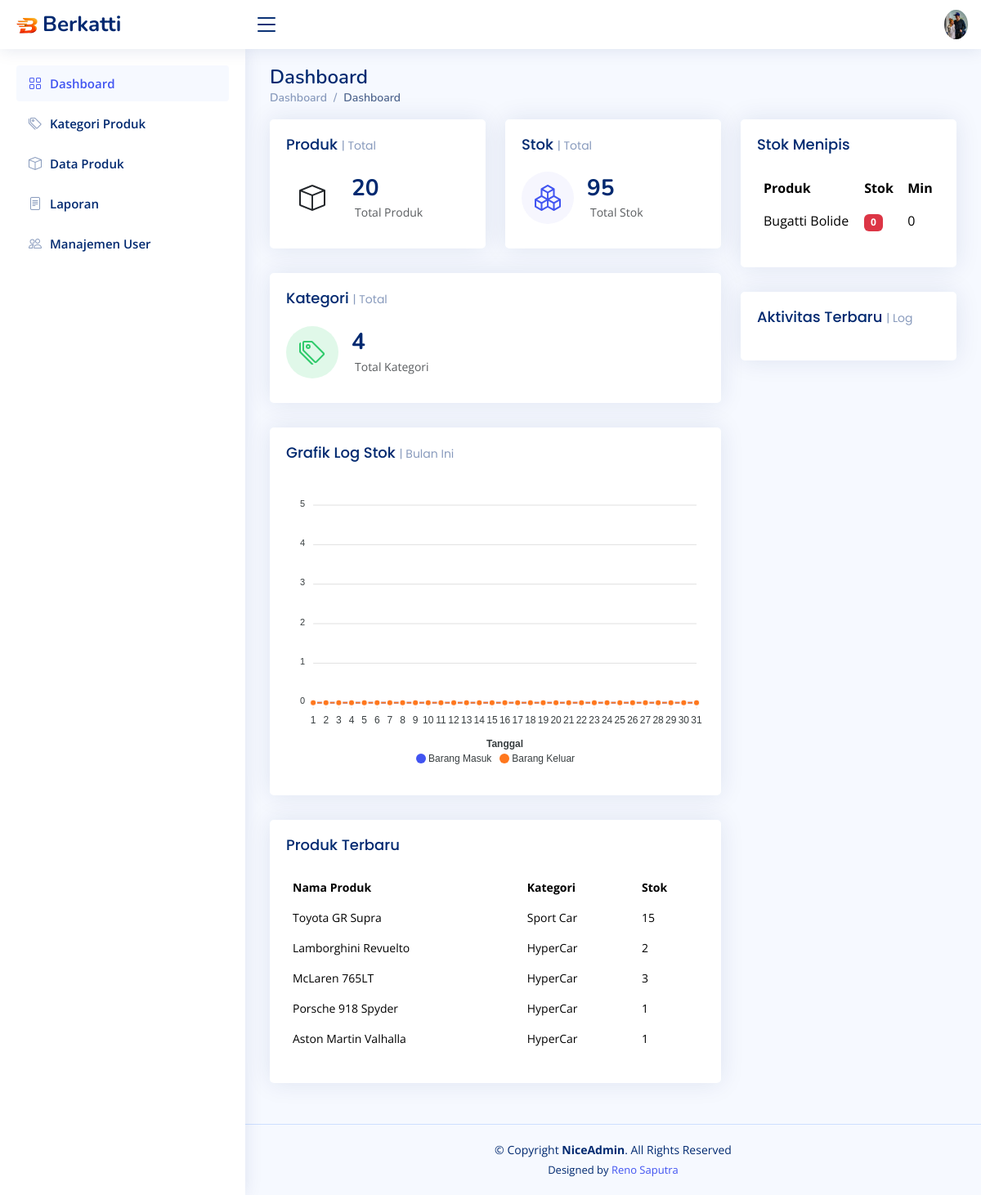
Page /index.php (signed in) on the committed database.
### tables this page shows
CREATE TABLE `products` (
  `id` int(11) NOT NULL,
  `category_id` int(11) DEFAULT NULL,
  `product_code` varchar(50) DEFAULT NULL,
  `product_name` varchar(150) DEFAULT NULL,
  `stock` int(11) DEFAULT 0,
  `min_stock` int(11) DEFAULT 5,
  `price` bigint(11) DEFAULT NULL,
  `gambar` varchar(255) NOT NULL,
  `created_at` timestamp NOT NULL DEFAULT current_timestamp(),
  `updated_at` timestamp NULL DEFAULT NULL
);

CREATE TABLE `categories` (
  `id` int(11) NOT NULL,
  `kd_kat` varchar(6) NOT NULL,
  `category_name` varchar(100) NOT NULL
);

### index.php (the view, shortened to what this page needs)
<?php
include "koneksi.php";
$q_produk = mysqli_query($conn, "SELECT COUNT(*) as total_produk FROM products");
$data_produk = mysqli_fetch_assoc($q_produk);
$q_stok = mysqli_query($conn, "SELECT SUM(stock) as total_stok FROM products");
$data_stok = mysqli_fetch_assoc($q_stok);
$q_kategori = mysqli_query($conn, "SELECT COUNT(*) as total_kategori FROM categories");
$data_kategori = mysqli_fetch_assoc($q_kategori);
$query = mysqli_query($conn, "
    SELECT p.product_name, p.stock, c.category_name
    FROM products p
    JOIN categories c ON p.category_id = c.id
    ORDER BY p.created_at DESC
    LIMIT 5
");
$q_menipis = mysqli_query($conn, "
    SELECT product_name, stock, min_stock
    FROM products
    WHERE stock <= min_stock
    ORDER BY stock ASC
    LIMIT 5
");
?>
<!DOCTYPE html>
<html lang="en">
<head>
  <link href="assets/vendor/bootstrap/css/bootstrap.min.css" rel="stylesheet">
  <link href="assets/vendor/bootstrap-icons/bootstrap-icons.css" rel="stylesheet">
  <link href="assets/vendor/boxicons/css/boxicons.min.css" rel="stylesheet">
  <link href="assets/vendor/quill/quill.snow.css" rel="stylesheet">
  <link href="assets/vendor/quill/quill.bubble.css" rel="stylesheet">
  <link href="assets/vendor/remixicon/remixicon.css" rel="stylesheet">
  <link href="assets/vendor/simple-datatables/style.css" rel="stylesheet">
  <link href="assets/css/style.css" rel="stylesheet">
</head>
<body>
  <header id="header" class="header fixed-top d-flex align-items-center">
    <div class="d-flex align-items-center justify-content-between">
      <a href="index.php" class="logo d-flex align-items-center">
        <img src="assets/img/logo.png" alt="">
        <span class="d-none d-lg-block">Berkatti</span>
      </a>
      <i class="bi bi-list toggle-sidebar-btn"></i>
    </div>
    <nav class="header-nav ms-auto">
        <ul class="d-flex align-items-center">
          <li class="nav-item dropdown pe-3">
            <a
              class="nav-link nav-profile d-flex align-items-center pe-0"
              href="#"
              data-bs-toggle="dropdown"
            >
              <img
                src="assets/img/profile-img.jpg"
                alt="Profile"
                class="rounded-circle"
              /> </a></li></ul>
    </nav>
  </header>
  <aside id="sidebar" class="sidebar">
    <ul class="sidebar-nav" id="sidebar-nav">
      <li class="nav-item">
        <a class="nav-link " href="index.php">
         	<i class="bi bi-grid"></i>
          <span>Dashboard</span>
        </a>
      </li>
       <li class="nav-item">
        <a class="nav-link collapsed" href="kategori_produk.php">
          <i class="bi bi-tags"></i>
          <span>Kategori Produk</span>
        </a>
      </li>
        <li class="nav-item">
        <a class="nav-link collapsed" href="produk.php">
          <i class="bi bi-box"></i>
          <span>Data Produk</span>
        </a>
      </li>
        <li class="nav-item">
        <a class="nav-link collapsed" href="laporan.php">
          <i class="bi bi-file-text"></i>
          <span>Laporan</span>
        </a>
      </li>
        <li class="nav-item">
        <a class="nav-link collapsed" href="users.php">
          <i class="bi bi-people"></i>
          <span>Manajemen User</span>
        </a>
      </li>
    </ul>
  </aside>
  <main id="main" class="main">
    <div class="pagetitle">
      <h1>Dashboard</h1>
      <nav>
        <ol class="breadcrumb">
          <li class="breadcrumb-item"><a href="index.php">Dashboard</a></li>
          <li class="breadcrumb-item active">Dashboard</li>
        </ol>
      </nav>
    </div>
    <section class="section dashboard">
        <div class="row">
          <div class="col-lg-8">
            <div class="row">
              <div class="col-xxl-4 col-md-6">
                <div class="card info-card">
                  <div class="card-body">
                    <h5 class="card-title">Produk <span>| Total</span></h5>
                    <div class="d-flex align-items-center">
                      <div class="card-icon rounded-circle d-flex align-items-center justify-content-center">
                        <i class="bi bi-box"></i>
                      </div>
                      <div class="ps-3">
                        <h6><?= $data_produk['total_produk']; ?></h6>
                        <span class="text-muted small pt-2 ps-1">Total Produk</span>
                      </div>
                    </div>
                  </div>
                </div>
              </div><div class="col-xxl-4 col-md-6">
                <div class="card info-card sales-card">
                  <div class="card-body">
                    <h5 class="card-title">Stok <span>| Total</span></h5>
                    <div class="d-flex align-items-center">
                      <div class="card-icon rounded-circle d-flex align-items-center justify-content-center">
                        <i class="bi bi-boxes"></i>
                      </div>
                      <div class="ps-3">
                        <h6><?= number_format($data_stok['total_stok'] ?? 0); ?></h6>
                        <span class="text-muted small pt-2 ps-1">Total Stok</span>
                      </div>
                    </div>
                  </div>
                </div>
              </div><div class="col-xxl-4 col-md-12">
                <div class="card info-card revenue-card">
                  <div class="card-body">
                    <h5 class="card-title">Kategori <span>| Total</span></h5>
                    <div class="d-flex align-items-center">
                      <div class="card-icon rounded-circle d-flex align-items-center justify-content-center">
                        <i class="bi bi-tags"></i>
                      </div>
                      <div class="ps-3">
                        <h6><?= $data_kategori['total_kategori']; ?></h6>
                        <span class="text-muted small pt-2 ps-1">Total Kategori</span>
                      </div>
                    </div>
                  </div>
                </div>
              </div><div class="col-12">
                <div class="card">
                  <div class="card-body">
                    <h5 class="card-title">Grafik Log Stok <span>| Bulan Ini</span></h5>
                    <div id="reportsChart"></div>
                    </div>
                </div>
              </div><div class="col-12">
                <div class="card recent-sales overflow-auto">
                  <div class="card-body">
                    <h5 class="card-title">Produk Terbaru</h5>
                    <table class="table table-borderless datatable">
                      <thead>
                        <tr>
                          <th scope="col">Nama Produk</th>
                          <th scope="col">Kategori</th>
                          <th scope="col">Stok</th>
                        </tr>
                      </thead>
                      <tbody>
                        <?php while ($row = mysqli_fetch_assoc($query)): ?>
                          <tr>
                            <td><?= $row['product_name']; ?></td>
                            <td><?= $row['category_name']; ?></td>
                            <td><?= $row['stock']; ?></td>
                          </tr>
                        <?php endwhile; ?>
                      </tbody>
                    </table>
                  </div>
                </div>
              </div></div>
          </div><div class="col-lg-4">
            <div class="card">
              <div class="card-body">
                <h5 class="card-title">Stok Menipis</h5>
                <table class="table table-borderless">
                  <thead>
                    <tr>
                      <th>Produk</th>
                      <th>Stok</th>
                      <th>Min</th>
                    </tr>
                  </thead>
                  <tbody>
                    <?php while ($row = mysqli_fetch_assoc($q_menipis)): ?>
                      <tr>
                        <td><?= $row['product_name']; ?></td>
                        <td><span class="badge bg-danger"><?= $row['stock']; ?></span></td>
                        <td><?= $row['min_stock']; ?></td>
                      </tr>
                    <?php endwhile; ?>
                  </tbody>
                </table>
              </div>
            </div><div class="card">
              <div class="card-body profile-card">
                <h5 class="card-title">Aktivitas Terbaru <span>| Log</span></h5>
              </div>
            </div></div></div>
    </section>
  </main>
  <footer id="footer" class="footer">
    <div class="copyright">
      &copy; Copyright <strong><span>NiceAdmin</span></strong>. All Rights Reserved
    </div>
    <div class="credits">
      Designed by <a href="https://bootstrapmade.com/">Reno Saputra</a>
    </div>
  </footer>
</body>
</html>

### assets/css/style.css (style rules this page uses)
:root { scroll-behavior: smooth; }
body { font-family: "Open Sans", sans-serif; background: #f6f9ff; color: #444444; }
a { color: #4154f1; text-decoration: none; }
h1, h2, h3, h4, h5, h6 { font-family: "Nunito", sans-serif; }
#main { margin-top: 60px; padding: 20px 30px; transition: all 0.3s; }
.pagetitle { margin-bottom: 10px; }
.pagetitle h1 { font-size: 24px; margin-bottom: 0; font-weight: 600; color: #012970; }
.card { margin-bottom: 30px; border: none; border-radius: 5px; box-shadow: 0px 0 30px rgba(1, 41, 112, 0.1); }
.card-title { padding: 20px 0 15px 0; font-size: 18px; font-weight: 500; color: #012970; font-family: "Poppins", sans-serif; }
.card-title span { color: #899bbd; font-size: 14px; font-weight: 400; }
.card-body { padding: 0 20px 20px 20px; }
.breadcrumb { font-size: 14px; font-family: "Nunito", sans-serif; color: #899bbd; font-weight: 600; }
.breadcrumb a { color: #899bbd; transition: 0.3s; }
.breadcrumb .breadcrumb-item::before { color: #899bbd; }
.breadcrumb .active { color: #51678f; font-weight: 600; }
.logo { line-height: 1; }
@media (min-width: 1200px) { .logo { width: 280px; } }
.logo img { max-height: 26px; margin-right: 6px; }
.logo span { font-size: 26px; font-weight: 700; color: #012970; font-family: "Nunito", sans-serif; }
.header { transition: all 0.5s; z-index: 997; height: 60px; box-shadow: 0px 2px 20px rgba(1, 41, 112, 0.1); background-color: #fff; padding-left: 20px; }
.header .toggle-sidebar-btn { font-size: 32px; padding-left: 10px; cursor: pointer; color: #012970; }
.header-nav ul { list-style: none; }
.header-nav>ul { margin: 0; padding: 0; }
.header-nav .nav-profile { color: #012970; }
.header-nav .nav-profile img { max-height: 36px; }
.sidebar { position: fixed; top: 60px; left: 0; bottom: 0; width: 300px; z-index: 996; transition: all 0.3s; padding: 20px; overflow-y: auto; scrollbar-width: thin; scrollbar-color: #aab7cf transparent; box-shadow: 0px 0px 20px rgba(1, 41, 112, 0.1); background-color: #fff; }
@media (min-width: 1200px) { #main, #footer { margin-left: 300px; } }
.sidebar-nav { padding: 0; margin: 0; list-style: none; }
.sidebar-nav li { padding: 0; margin: 0; list-style: none; }
.sidebar-nav .nav-item { margin-bottom: 5px; }
.sidebar-nav .nav-link { display: flex; align-items: center; font-size: 15px; font-weight: 600; color: #4154f1; transition: 0.3; background: #f6f9ff; padding: 10px 15px; border-radius: 4px; }
.sidebar-nav .nav-link i { font-size: 16px; margin-right: 10px; color: #4154f1; }
.sidebar-nav .nav-link.collapsed { color: #012970; background: #fff; }
.sidebar-nav .nav-link.collapsed i { color: #899bbd; }
.dashboard .info-card { padding-bottom: 10px; }
.dashboard .info-card h6 { font-size: 28px; color: #012970; font-weight: 700; margin: 0; padding: 0; }
.dashboard .card-icon { font-size: 32px; line-height: 0; width: 64px; height: 64px; flex-shrink: 0; flex-grow: 0; }
.dashboard .sales-card .card-icon { color: #4154f1; background: #f6f6fe; }
.dashboard .revenue-card .card-icon { color: #2eca6a; background: #e0f8e9; }
.dashboard .recent-sales { font-size: 14px; }
.dashboard .recent-sales .table thead { background: #f6f6fe; }
.dashboard .recent-sales .table thead th { border: 0; }
.footer { padding: 20px 0; font-size: 14px; transition: all 0.3s; border-top: 1px solid #cddfff; }
.footer .copyright { text-align: center; color: #012970; }
.footer .credits { padding-top: 5px; text-align: center; font-size: 13px; color: #012970; }

### rows in the picture
products: product_name "Toyota GR Supra", category.category_name "Sport Car", stock "15"
products: product_name "Lamborghini Revuelto", category.category_name "HyperCar", stock "2"
products: product_name "McLaren 765LT", category.category_name "HyperCar", stock "3"
products: product_name "Porsche 918 Spyder", category.category_name "HyperCar", stock "1"
products: product_name "Aston Martin Valhalla", category.category_name "HyperCar", stock "1"
products: product_name "Bugatti Bolide", stock "0", min_stock "0"

### other values in the picture
$data_produk['total_produk'] "20"
$data_stok['total_stok'] "95"
$data_kategori['total_kategori'] "4"
